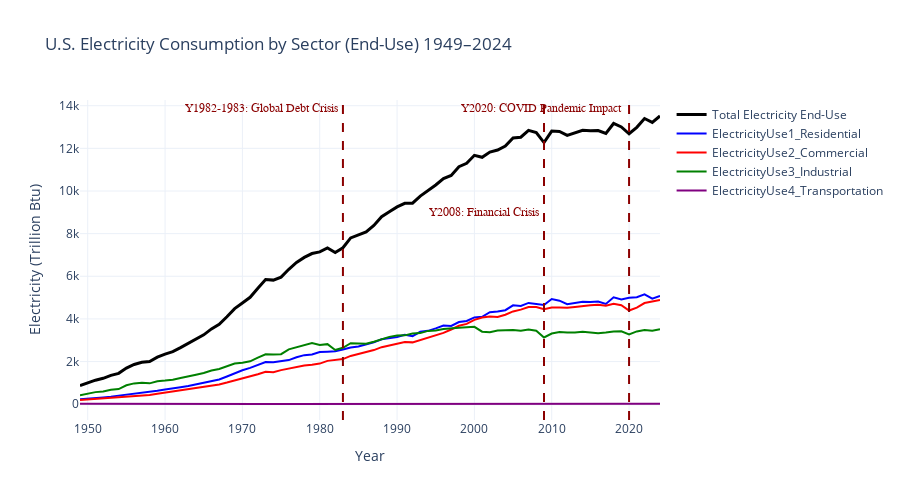

This figure's notebook cell:
### Code cell
# Total electricity consumption by sector (end-use) 1949-2024
fig3_b = go.Figure()
# Add total
fig3_b.add_trace(go.Scatter(x=df1_energy["Year"], y=df1_energy["TotElectricity_2Used"],
                            mode="lines", name="Total Electricity End-Use", line=dict(width=3, color="black")))

# Add each sector
for col, color in zip(
    ["ElectricityUse1_Residential", "ElectricityUse2_Commercial", "ElectricityUse3_Industrial", "ElectricityUse4_Transportation"],
    ["blue", "red", "green", "purple"]
):
    fig3_b.add_trace(go.Scatter(x=df1_energy["Year"], y=df1_energy[col],
                             mode="lines", name=col, line=dict(width=2, color=color)))

# Add a vertical line at Year=1983, Global Debt Crisis
fig3_b.add_vline(
    x=1983,
    line_width=2,
    line_dash="dash",
    line_color="darkred",
    annotation_text="Y1982-1983: Global Debt Crisis ",
    annotation_position="top left",
    annotation_font=dict(color="darkred", size=12, family="Arial")  # customize color, size, font
)

# Add a vertical line at Year=2009, 2008 Financial Crisis
fig3_b.add_vline(
    x=2009,
    line_width=2,
    line_dash="dash",
    line_color="darkred",
    # annotation_text="Y2008: Financial Crisis  ",
    # annotation_position="top left",
    # annotation_font=dict(color="darkred", size=12, family="Arial")  # customize color, size, font
)
# Add annotation manually
fig3_b.add_annotation(
    x=2009, y=df1_energy["TotElectricity_2Used"].max() * 2/3,  # 2/3 of y-axis
    text="Y2008: Financial Crisis ",
    showarrow=False,
    xanchor="right",    # text appears to the left of the line
    font=dict(color="darkred", size=12, family="Arial")  # customize color, size, font
)

# Add a vertical line at Year=2020, COVID pandemic impact
fig3_b.add_vline(
    x=2020,
    line_width=2,
    line_dash="dash",
    line_color="darkred",
    annotation_text="Y2020: COVID Pandemic Impact  ",
    annotation_position="top left",
    annotation_font=dict(color="darkred", size=12, family="Arial")  # customize color, size, font
)

# Layout update
fig3_b.update_layout(
    title="U.S. Electricity Consumption by Sector (End-Use) 1949–2024", 
    xaxis_title="Year",
    yaxis_title="Electricity (Trillion Btu)",
    template="plotly_white",
    width=900,
    height=500,
    hovermode="x unified" 
)

fig3_b.show()
